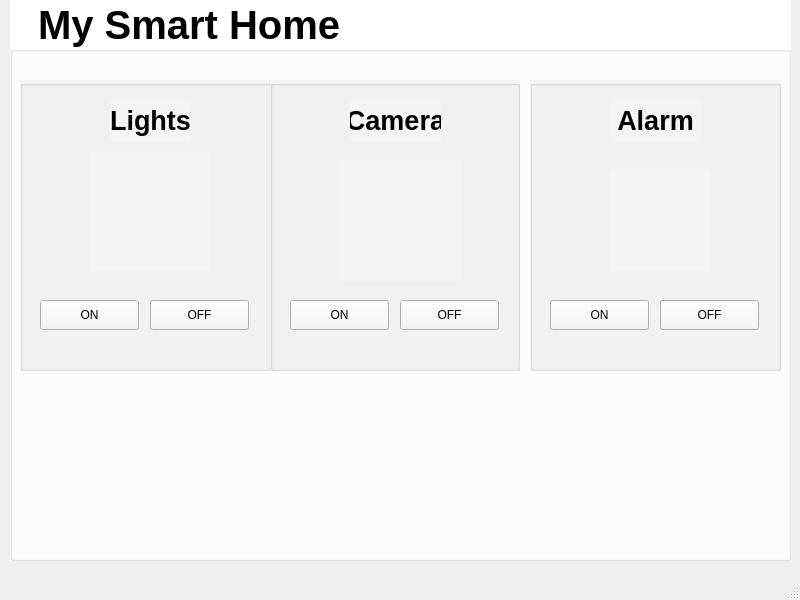
<?xml version="1.0" encoding="UTF-8"?>
<ui version="4.0">
 <class>MainWindow</class>
 <widget class="QMainWindow" name="MainWindow">
  <property name="geometry">
   <rect>
    <x>0</x>
    <y>0</y>
    <width>800</width>
    <height>600</height>
   </rect>
  </property>
  <property name="windowTitle">
   <string>MainWindow</string>
  </property>
  <widget class="QWidget" name="centralwidget">
   <widget class="QGroupBox" name="groupBox_4">
    <property name="geometry">
     <rect>
      <x>10</x>
      <y>0</y>
      <width>781</width>
      <height>561</height>
     </rect>
    </property>
    <property name="font">
     <font>
      <pointsize>30</pointsize>
      <weight>75</weight>
      <bold>true</bold>
     </font>
    </property>
    <property name="styleSheet">
     <string notr="true">background-color: rgb(255, 255, 255);</string>
    </property>
    <property name="title">
     <string>  My Smart Home</string>
    </property>
    <widget class="QGroupBox" name="groupBox">
     <property name="geometry">
      <rect>
       <x>10</x>
       <y>80</y>
       <width>251</width>
       <height>291</height>
      </rect>
     </property>
     <property name="styleSheet">
      <string notr="true">background-color: rgb(244, 244, 244);</string>
     </property>
     <property name="title">
      <string/>
     </property>
     <property name="flat">
      <bool>false</bool>
     </property>
     <widget class="QPushButton" name="pushButton">
      <property name="geometry">
       <rect>
        <x>20</x>
        <y>220</y>
        <width>99</width>
        <height>30</height>
       </rect>
      </property>
      <property name="text">
       <string>ON</string>
      </property>
     </widget>
     <widget class="QPushButton" name="pushButton_2">
      <property name="geometry">
       <rect>
        <x>130</x>
        <y>220</y>
        <width>99</width>
        <height>30</height>
       </rect>
      </property>
      <property name="text">
       <string>OFF</string>
      </property>
     </widget>
     <widget class="QLabel" name="label">
      <property name="geometry">
       <rect>
        <x>90</x>
        <y>20</y>
        <width>81</width>
        <height>41</height>
       </rect>
      </property>
      <property name="font">
       <font>
        <pointsize>20</pointsize>
        <weight>75</weight>
        <bold>true</bold>
       </font>
      </property>
      <property name="lineWidth">
       <number>1</number>
      </property>
      <property name="text">
       <string>Lights</string>
      </property>
      <property name="alignment">
       <set>Qt::AlignCenter</set>
      </property>
      <property name="wordWrap">
       <bool>false</bool>
      </property>
     </widget>
     <widget class="QLabel" name="label_4">
      <property name="geometry">
       <rect>
        <x>70</x>
        <y>70</y>
        <width>121</width>
        <height>121</height>
       </rect>
      </property>
      <property name="text">
       <string/>
      </property>
      <property name="pixmap">
       <pixmap>images/001.png</pixmap>
      </property>
      <property name="scaledContents">
       <bool>true</bool>
      </property>
     </widget>
    </widget>
    <widget class="QGroupBox" name="groupBox_2">
     <property name="geometry">
      <rect>
       <x>260</x>
       <y>80</y>
       <width>250</width>
       <height>291</height>
      </rect>
     </property>
     <property name="styleSheet">
      <string notr="true">background-color: rgb(244, 244, 244);</string>
     </property>
     <property name="title">
      <string/>
     </property>
     <widget class="QPushButton" name="pushButton_3">
      <property name="geometry">
       <rect>
        <x>20</x>
        <y>220</y>
        <width>99</width>
        <height>30</height>
       </rect>
      </property>
      <property name="text">
       <string>ON</string>
      </property>
     </widget>
     <widget class="QPushButton" name="pushButton_4">
      <property name="geometry">
       <rect>
        <x>130</x>
        <y>220</y>
        <width>99</width>
        <height>30</height>
       </rect>
      </property>
      <property name="text">
       <string>OFF</string>
      </property>
     </widget>
     <widget class="QLabel" name="label_2">
      <property name="geometry">
       <rect>
        <x>80</x>
        <y>20</y>
        <width>91</width>
        <height>41</height>
       </rect>
      </property>
      <property name="font">
       <font>
        <pointsize>20</pointsize>
        <weight>75</weight>
        <bold>true</bold>
       </font>
      </property>
      <property name="lineWidth">
       <number>1</number>
      </property>
      <property name="text">
       <string>Camera</string>
      </property>
      <property name="alignment">
       <set>Qt::AlignCenter</set>
      </property>
      <property name="wordWrap">
       <bool>false</bool>
      </property>
     </widget>
     <widget class="QLabel" name="label_5">
      <property name="geometry">
       <rect>
        <x>70</x>
        <y>80</y>
        <width>121</width>
        <height>121</height>
       </rect>
      </property>
      <property name="text">
       <string/>
      </property>
      <property name="pixmap">
       <pixmap>images/002.png</pixmap>
      </property>
      <property name="scaledContents">
       <bool>true</bool>
      </property>
     </widget>
    </widget>
    <widget class="QGroupBox" name="groupBox_3">
     <property name="geometry">
      <rect>
       <x>520</x>
       <y>80</y>
       <width>251</width>
       <height>291</height>
      </rect>
     </property>
     <property name="styleSheet">
      <string notr="true">background-color: rgb(244, 244, 244);</string>
     </property>
     <property name="title">
      <string/>
     </property>
     <widget class="QLabel" name="label_3">
      <property name="geometry">
       <rect>
        <x>80</x>
        <y>20</y>
        <width>91</width>
        <height>41</height>
       </rect>
      </property>
      <property name="font">
       <font>
        <pointsize>20</pointsize>
        <weight>75</weight>
        <bold>true</bold>
       </font>
      </property>
      <property name="lineWidth">
       <number>1</number>
      </property>
      <property name="text">
       <string>Alarm</string>
      </property>
      <property name="alignment">
       <set>Qt::AlignCenter</set>
      </property>
      <property name="wordWrap">
       <bool>false</bool>
      </property>
     </widget>
     <widget class="QPushButton" name="pushButton_5">
      <property name="geometry">
       <rect>
        <x>20</x>
        <y>220</y>
        <width>99</width>
        <height>30</height>
       </rect>
      </property>
      <property name="text">
       <string>ON</string>
      </property>
     </widget>
     <widget class="QPushButton" name="pushButton_6">
      <property name="geometry">
       <rect>
        <x>130</x>
        <y>220</y>
        <width>99</width>
        <height>30</height>
       </rect>
      </property>
      <property name="text">
       <string>OFF</string>
      </property>
     </widget>
     <widget class="QLabel" name="label_6">
      <property name="geometry">
       <rect>
        <x>80</x>
        <y>90</y>
        <width>101</width>
        <height>101</height>
       </rect>
      </property>
      <property name="text">
       <string/>
      </property>
      <property name="pixmap">
       <pixmap>images/003.png</pixmap>
      </property>
      <property name="scaledContents">
       <bool>true</bool>
      </property>
     </widget>
    </widget>
   </widget>
  </widget>
  <widget class="QMenuBar" name="menubar">
   <property name="geometry">
    <rect>
     <x>0</x>
     <y>0</y>
     <width>800</width>
     <height>28</height>
    </rect>
   </property>
  </widget>
  <widget class="QStatusBar" name="statusbar"/>
 </widget>
 <resources/>
 <connections/>
</ui>
